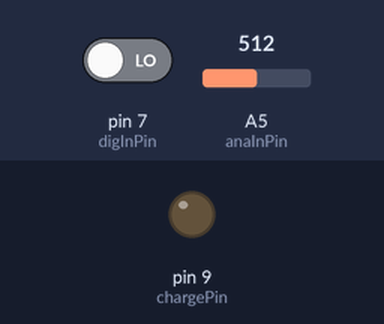
A sketch run on a simulated Arduino Uno, built with avr-gcc and run on an emulated ATmega328P. Shown: output pins drawn as LEDs (lit = HIGH). The test bench sets the inputs (shaded band); at power-on: pin 7 (digInPin) LOW, A5 (anaInPin) = 512. What the sketch prints to the serial monitor is not drawn.

Above: at 3.0 s.
At 9.0 s:
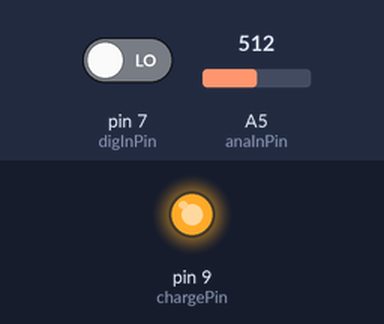
Timing chart, 0 to 15.6 s (numbered marks = the images above):
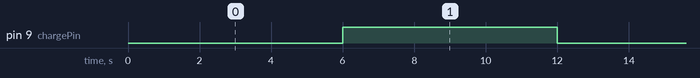

Measured:
- by itself, pin 9 (chargePin): alternates HIGH for 6.0 s and LOW for 6.0 s

The sketch:

Cap_Charging_Discharging_V003.ino
```cpp
/*
 * CC-BY, Rolf Becker, Rhine-Waal University, 2022-06-10
 * Charging and discharging a capacitor.
 * Arduino UNO
 * Schematic:
 * GND - C - [Vcap] - R - D9
 * [Vcap] - A5
 * [Vcap] - D7
 * The node (potential) between R anc C is named [Vcap]. It is the capacitor voltage with respect to GND.
 * R: 100 k
 * C: 10 uF (electrolytic)
 * D9: controls charging and discharging of C.
 * A5: analog input, observes the capacitor voltage.
 * D7: digital input, to investigate at which voltage levels the digital input level changes.
 */


const int chargePin =  9;
const int digInPin =   7;
const int anaInPin =  A5;

const unsigned long msChargeDuration =  6000;
unsigned long       msChargeRef      =     0;
unsigned long       msChargeElapsed  =     0;

const unsigned long msSamplePeriod   =    20;
unsigned long       msSampleRef      =     0;
unsigned long       msSampleElapsed  =     0;

unsigned int adcValue = 0;
bool chargeState = LOW;
bool digInState  = LOW;

unsigned long chargeMV    = 0;  // charge pin, digital output, mV
unsigned long capacitorMV = 0;  // analog  input, capacitor voltage, mV
unsigned long digitalMV   = 0;  // digital input state mV

unsigned long ms = 0;
unsigned long ms0 = 0;


void setup() {
  pinMode(chargePin,OUTPUT);
  digitalWrite(chargePin,chargeState);

  pinMode(digInPin,INPUT);

  pinMode(anaInPin,INPUT);

  Serial.begin(115200);
  Serial.println("ms charge_voltage capacitor_voltage digital_input");

  ms = millis();
  msChargeRef = ms;
  msSampleRef = ms;
  ms0 = ms;
}


void loop() {

  ms = millis();

  msSampleElapsed = (ms - msSampleRef);

  if ( msSampleElapsed >= msSamplePeriod) {
    msSampleRef = ms;
    adcValue    = analogRead(anaInPin);
    digInState  = digitalRead(digInPin);

    chargeMV = chargeState * 5010; // a bit more than 5V to distinguish the plotted curves
    capacitorMV = ( (unsigned long)adcValue * 5000 ) / 1024;
    digitalMV = digInState*5000;

    Serial.print(chargeMV);
    Serial.print(" ");
    Serial.print(capacitorMV);
    Serial.print(" ");
    Serial.println(digitalMV);
  }

  msChargeElapsed = (ms - msChargeRef);

  if (msChargeElapsed >= msChargeDuration) {
    msChargeRef = ms;
    chargeState = toggle(chargePin);
  }
}

bool toggle(int pin) {
  bool newPinState = !digitalRead(pin);
  digitalWrite(pin, newPinState);
  return(newPinState);
}
```
